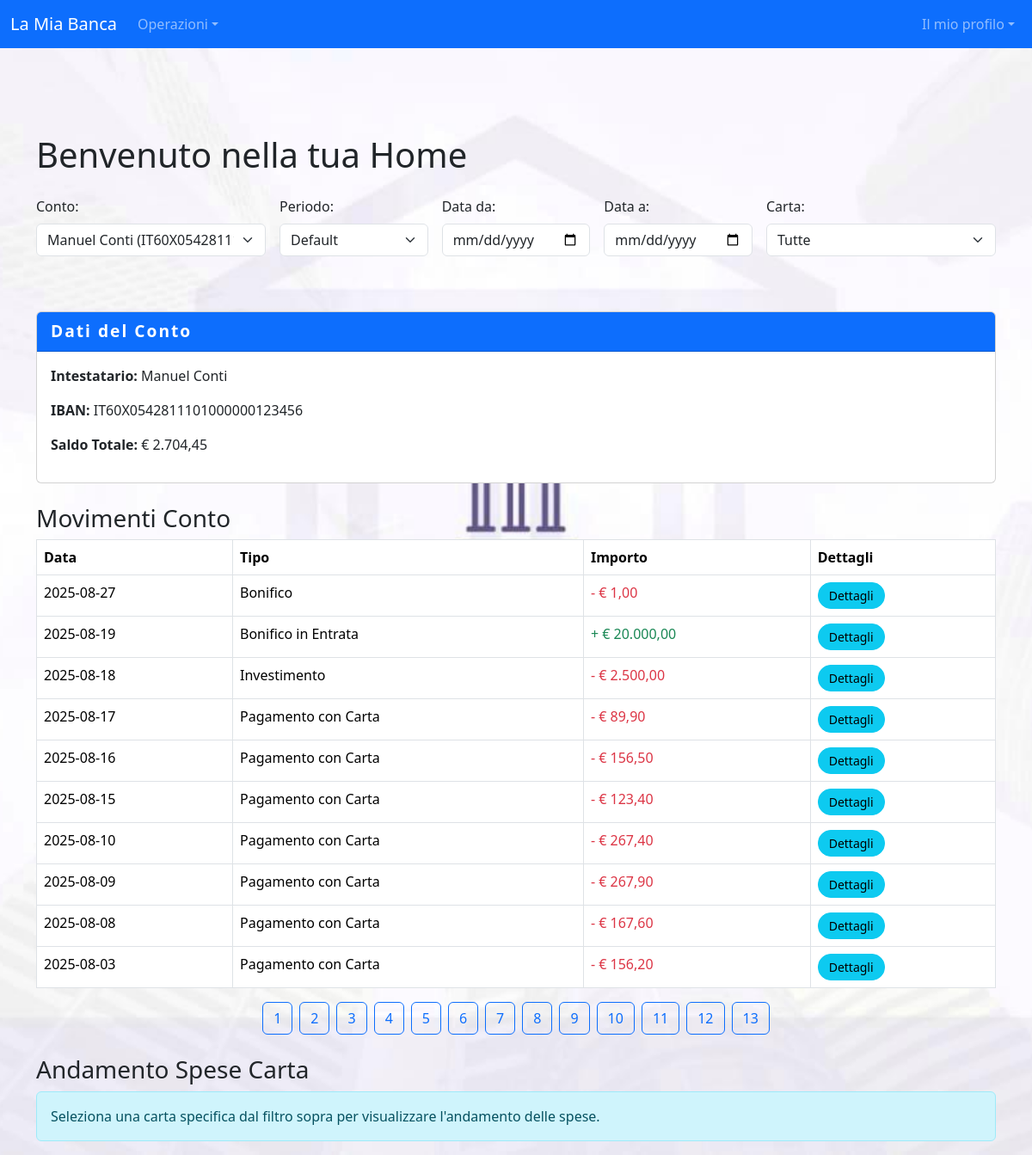
The page /home.php (signed in) on the database its author committed.
### tables this page shows
CREATE TABLE `conto` (
  `id` int(11) NOT NULL,
  `iban` varchar(34) NOT NULL,
  `tipo_conto` enum('corrente','risparmio','deposito') NOT NULL DEFAULT 'corrente',
  `user_id` int(11) NOT NULL
);

CREATE TABLE `user` (
  `id` int(11) NOT NULL,
  `nome` varchar(100) NOT NULL,
  `cognome` varchar(100) NOT NULL,
  `indirizzo` varchar(255) DEFAULT NULL,
  `password` varchar(255) NOT NULL,
  `email` varchar(150) NOT NULL,
  `numero_telefonico` varchar(20) DEFAULT NULL,
  `foto` varchar(255) DEFAULT NULL,
  `data_nascita` date DEFAULT NULL,
  `ruolo` enum('admin','cliente','operatore','manager') NOT NULL DEFAULT 'cliente',
  `data_registrazione` timestamp NOT NULL DEFAULT current_timestamp(),
  `numero_conto` varchar(20) NOT NULL
);

CREATE TABLE `movimenti` (
  `id` int(11) NOT NULL,
  `id_conto` int(11) NOT NULL,
  `data` date NOT NULL,
  `tipo_movimento` int(11) NOT NULL,
  `importo` decimal(10,2) NOT NULL
);

CREATE TABLE `tipologia_movimento` (
  `id` int(11) NOT NULL,
  `nome` varchar(50) NOT NULL,
  `segno` varchar(1) NOT NULL
);

CREATE TABLE `carte_movimenti` (
  `id` int(11) NOT NULL,
  `id_carta` int(11) NOT NULL,
  `data` date NOT NULL,
  `tipo_movimento` int(11) NOT NULL DEFAULT 7,
  `importo` decimal(10,2) NOT NULL
);

### home.php (the view, shortened to what this page needs)
<?php
require_once 'api/connessione.php';
$idUtente = $_SESSION['id_utente'] ?? null;
$conti = [];
$stmt = $conn->prepare("
    SELECT Conto.id, Conto.iban, User.nome AS nome, User.cognome as cognome
    FROM Conto
    JOIN User ON Conto.user_id = User.id
    WHERE Conto.user_id = ?
");
$stmt->bind_param("i", $idUtente);
$stmt->execute();
$res = $stmt->get_result();
while ($r = $res->fetch_assoc()) {
    $conti[] = $r;
}
$contoCorrente = $conti[0] ?? null;
$filtro = $_GET['filtro'] ?? 'tutti';
$cartaSelezionata = $_GET['carta_selezionata'] ?? 'tutte';
$dataDa = $_GET['data_da'] ?? null;
$dataA = $_GET['data_a'] ?? null;
$movimenti = [];
if ($contoCorrente) {
    $query = "
        SELECT
            m.id AS id_movimento,
            m.data,
            t.nome AS tipo,
            m.importo,
            t.segno,
            b.destinatario,
            b.iban_destinatario,
            b.istantaneo,
            b.causale,
            b.data_esecuzione,
            'conto' as fonte
        FROM movimenti m
        JOIN tipologia_movimento t ON m.tipo_movimento = t.id
        LEFT JOIN bonifici b ON b.id_movimento = m.id
        WHERE m.id_conto = ?";
    $types = "i";
    $params = [$contoCorrente['id']];
    $stmt = $conn->prepare($query);
    $stmt->bind_param($types, ...$params);
    $stmt->execute();
    $res = $stmt->get_result();
    $dataOggi = date('Y-m-d');
    while ($r = $res->fetch_assoc()) {
        if ($r['tipo'] === 'Bonifico') {
            if ($r['data'] <= $dataOggi) {
                $movimenti[] = $r;
            }
        } else {
            $movimenti[] = $r;
        }
    }
}
if ($contoCorrente) {
    $query = "
        SELECT
            cm.id as id_movimento,
            cm.data,
            'Pagamento con Carta' AS tipo,
            '-' as segno,
            cm.importo,
            c.numero_carta,
            c.circuito,
            'carta' as fonte
        FROM carta c
        JOIN carte_movimenti cm ON cm.id_carta = c.id
        WHERE c.conto_id = ?
    ";
    $types = "i";
    $params = [$contoCorrente['id']];
    $query .= " ORDER BY cm.data DESC";
    $stmt = $conn->prepare($query);
    $stmt->bind_param($types, ...$params);
    $stmt->execute();
    $res = $stmt->get_result();
    while ($r = $res->fetch_assoc()) {
        $movimenti[] = $r;
    }
}
usort($movimenti, function($a, $b) {
    return strtotime($b['data']) - strtotime($a['data']);
});
$carte = [];
if ($contoCorrente) {
    $stmt = $conn->prepare("SELECT numero_carta, circuito, data_scadenza, cvv, tipo, stato FROM Carta WHERE conto_id = ?");
    $stmt->bind_param("i", $contoCorrente['id']);
    $stmt->execute();
    $res = $stmt->get_result();
    while ($r = $res->fetch_assoc()) {
        $carte[] = [
            'numero_carta' => $r['numero_carta'],
            'circuito' => $r['circuito'],
            'data_scadenza' => $r['data_scadenza'],
            'cvv' => $r['cvv'],
            'tipo' => $r['tipo'],
            'stato' => $r['stato']
        ];
    }
}
?>
<!DOCTYPE html>
<html lang="it">
<head>
  <link href="https://cdn.jsdelivr.net/npm/bootstrap@5.3.2/dist/css/bootstrap.min.css" rel="stylesheet">
  <link rel="stylesheet" href="css/style.css">
</head>
<body class="bg-light">
<nav class="navbar navbar-expand-lg navbar-dark bg-primary mb-4">
  <div class="container-fluid">
    <a class="navbar-brand" href="#">La Mia Banca</a>
    <div class="collapse navbar-collapse justify-content-between" id="navbarNav">
      <ul class="navbar-nav">
        <li class="nav-item dropdown">
          <a class="nav-link dropdown-toggle" href="#" role="button" data-bs-toggle="dropdown">Operazioni</a>
        </li>
      </ul>
      <ul class="navbar-nav">
        <li class="nav-item dropdown">
          <a class="nav-link dropdown-toggle" href="#" role="button" data-bs-toggle="dropdown">Il mio profilo</a>
        </li>
      </ul>
    </div>
  </div>
</nav>
<div class="container">
  <h1 class="mb-4">Benvenuto nella tua Home</h1>
  <form method="get" class="row g-3 mb-3" id="filtroForm">
    <div class="col-md-3">
      <label class="form-label">Conto:</label>
      <select name="conto_selezionato" class="form-select" onchange="this.form.submit()">
        <?php foreach ($conti as $c): ?>
          <option value="<?= $c['id'] ?>" <?= ($contoCorrente && $contoCorrente['id'] == $c['id']) ? 'selected' : '' ?>>
            <?= htmlspecialchars($c['nome']." ".$c['cognome']) ?> (<?= htmlspecialchars($c['iban']) ?>)
          </option>
        <?php endforeach; ?>
      </select>
    </div>
    <div class="col-md-2">
      <label class="form-label">Periodo:</label>
      <select name="filtro" class="form-select" onchange="resetDatePersonalizzate(); this.form.submit()">
        <option value="tutti" <?= $filtro === 'tutti' ? 'selected' : '' ?>>Default</option>
      </select>
    </div>
    <div class="col-md-2">
      <label class="form-label">Data da:</label>
      <input type="date" name="data_da" value="<?= htmlspecialchars($dataDa ?? '') ?>" class="form-control" onchange="resetFiltroPreimpostato(); this.form.submit()">
    </div>
    <div class="col-md-2">
      <label class="form-label">Data a:</label>
      <input type="date" name="data_a" value="<?= htmlspecialchars($dataA ?? '') ?>" class="form-control" onchange="resetFiltroPreimpostato(); this.form.submit()">
    </div>
    <div class="col-md-3">
      <label class="form-label">Carta:</label>
      <select name="carta_selezionata" class="form-select" onchange="this.form.submit()">
        <option value="tutte" <?= $cartaSelezionata === 'tutte' ? 'selected' : '' ?>>Tutte</option>
      </select>
    </div>
  </form>
  <br><br>
  <?php if ($contoCorrente): ?>
    <div class="card mb-4">
      <div class="card-header bg-primary text-white">Dati del Conto</div>
      <div class="card-body">
        <p><strong>Intestatario:</strong> <?= htmlspecialchars($contoCorrente['nome']." ".$contoCorrente['cognome']) ?></p>
        <p><strong>IBAN:</strong> <?= htmlspecialchars($contoCorrente['iban']) ?></p>
        <p><strong>Saldo Totale:</strong> €
   <?php
    $saldo = 0;
    $query1 = "
        SELECT m.importo, tm.segno
        FROM movimenti m
        JOIN tipologia_movimento tm ON m.tipo_movimento = tm.id
        WHERE m.id_conto = ?
    ";
    $stmt1 = $conn->prepare($query1);
    $stmt1->bind_param("i", $contoCorrente['id']);
    $stmt1->execute();
    $result1 = $stmt1->get_result();
    while($row = $result1->fetch_assoc()) {
        $segno = ($row['segno'] === '+') ? 1 : -1;
        $saldo += $segno * $row['importo'];
    }
    $query2 = "
        SELECT cm.importo
        FROM carte_movimenti cm
        JOIN Carta c ON cm.id_carta = c.id
        WHERE c.conto_id = ?
    ";
    $stmt2 = $conn->prepare($query2);
    $stmt2->bind_param("i", $contoCorrente['id']);
    $stmt2->execute();
    $result2 = $stmt2->get_result();
    while($row = $result2->fetch_assoc()) {
        $saldo -= $row['importo'];
    }
    echo number_format($saldo, 2, ',', '.');
  ?>
        </p>
      </div>
    </div>
    <h3>Movimenti Conto</h3>
    <div class="table-responsive mb-4">
      <table class="table table-bordered table-movimenti">
        <thead><tr><th>Data</th><th>Tipo</th><th>Importo</th><th>Dettagli</th></tr></thead>
        <tbody>
        <?php foreach ($movimenti as $m): ?>
          <tr>
            <td><?= htmlspecialchars($m['data']) ?></td>
            <td><?= htmlspecialchars($m['tipo']) ?></td>
            <td class="<?= $m['segno'] === '-' ? 'text-danger' : 'text-success' ?>">
              <?= $m['segno'] ?> € <?= number_format($m['importo'], 2, ',', '.') ?>
            </td>
            <td><button class="btn btn-sm btn-info" onclick="mostraDettagli(<?= $m['id_movimento'] ?? 'null' ?>, '<?= htmlspecialchars($m['tipo'], ENT_QUOTES) ?>', '<?= htmlspecialchars($m['fonte'] ?? 'conto', ENT_QUOTES) ?>')">Dettagli</button></td>
          </tr>
        <?php endforeach; ?>
        </tbody>
      </table>
    </div>
    <h3>Andamento Spese Carta</h3>
    <?php if (!empty($carte) && $cartaSelezionata !== 'tutte'): ?>
      <div id="statistiche-carta" class="mb-4"> </div>
      <div class="card mb-4">
        <div class="card-body">
          <div style="height: 400px;">
            <canvas id="graficoCartaCanvas"></canvas>
          </div>
        </div>
      </div>
    <?php elseif (!empty($carte)): ?>
      <div class="alert alert-info">
        Seleziona una carta specifica dal filtro sopra per visualizzare l'andamento delle spese.
      </div>
    <?php else: ?>
      <div class="alert alert-warning">Nessuna carta disponibile.</div>
    <?php endif; ?>
  <?php else: ?>
    <div class="alert alert-warning">Nessun conto disponibile.</div>
  <?php endif; ?>
</div>
</body>
</html>

### css/style.css (style rules this page uses)
body { background-image: url('../fotobanca.jpg'); background-position: center; background-size: cover; background-repeat: no-repeat; background-attachment: fixed; min-height: 100vh; }
.container { margin-top: 100px; }
.card-header { font-weight: bold; font-size: 1.2em; letter-spacing: 2px; color: #ffffffcc; }
.btn-sm { padding: 0.25rem 0.75rem; font-size: 0.875rem; border-radius: 15px; }

### foto/form_foto_compatto.php (style rules this page uses)
.btn-sm { padding: 0.25rem 0.75rem; font-size: 0.875rem; border-radius: 15px; }

### rows shown on the page
conto: user.cognome "Manuel Conti", iban "IT60X0542811101000000123456"
movimenti: data "2025-08-27", tipo_movimento.nome "Bonifico", tipo_movimento.segno "-", importo "1,00"
movimenti: data "2025-08-19", tipo_movimento.nome "Bonifico in Entrata", tipo_movimento.segno "+", importo "20.000,00"
movimenti: data "2025-08-18", tipo_movimento.nome "Investimento", tipo_movimento.segno "-", importo "2.500,00"
carte_movimenti: data "2025-08-17", tipo "Pagamento con Carta", segno "-", importo "89,90"
carte_movimenti: data "2025-08-16", tipo "Pagamento con Carta", segno "-", importo "156,50"
carte_movimenti: data "2025-08-15", tipo "Pagamento con Carta", segno "-", importo "123,40"
carte_movimenti: data "2025-08-10", tipo "Pagamento con Carta", segno "-", importo "267,40"
carte_movimenti: data "2025-08-09", tipo "Pagamento con Carta", segno "-", importo "267,90"
carte_movimenti: data "2025-08-08", tipo "Pagamento con Carta", segno "-", importo "167,60"
carte_movimenti: data "2025-08-03", tipo "Pagamento con Carta", segno "-", importo "156,20"

### other values the page prints
$saldo "2.704,45"
form field conto_selezionato "Manuel Conti (IT60X0542811101000000123456)"
